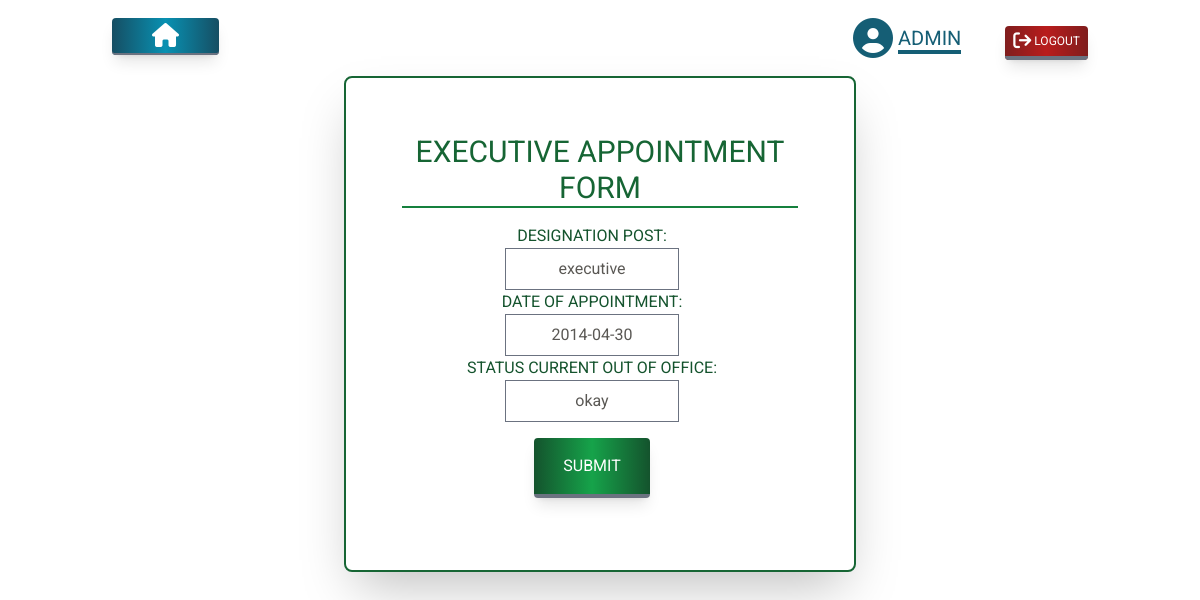
Page /updateexecapp/1/ (signed in) on the committed database.
### staff/models.py (models this page shows, shortened)
class ExecutiveAppointment(models.Model):
    emp = models.ForeignKey(User, null=True, on_delete=models.CASCADE)
    designation_post = models.CharField(null=True,max_length=300,blank=True)
    date_of_appointment = models.DateField(null=True,blank=True)
    status_current_out_of_office = models.CharField(null=True,max_length=300,blank=True)
    timestamp = models.DateTimeField('date added', auto_now_add=True)

### ems/decorators.py (the view)
        def wrapper_func(request, *args, **kwargs):
            group = None
            if request.user.groups.exists():
                group = request.user.groups.all()[0].name
            if group in allowed_roles:
                return view_func(request, *args, **kwargs)
            else:
                return HttpResponseRedirect(reverse('ems:auth'))

### staff/forms.py
class ExecutiveAppForm(forms.ModelForm):
    class Meta:
        model = ExecutiveAppointment
        fields = '__all__'
        exclude = ['emp']

### staff/views.py (called while the page is built, shortened)
@login_required(login_url='login')
@allowed_users(allowed_roles=['admin'])
def updateExecApp(request, pk):
    execapp=ExecutiveAppointment.objects.get(id=pk)
    formset = ExecutiveAppForm(instance=execapp)
    context = {'formset':formset, 'execapp':execapp}
    return render(request, 'staff/execapp.html', context)

### staff/templates/staff/execapp.html (shortened to what this page needs)
{%extends "base.html" %}
{% block main %}
<div class="border-2 border-green-800 w-1/2 mx-auto mt-1 md:p-14 bg-white shadow-2xl overflow-hidden sm:rounded-lg backdrop-blur-sm">
    <section class=" text-center border-b-2 border-green-700">
        <p class="text-green-800 uppercase   text-3xl">executive appointment form</p>
    </section>
    <div class="flex flex-col justify-center">
    <form action="" method="POST" class="uppercase  text-green-900">
        <div class="p-4 mr-4">
                <div class="mb-4 flex flex-col items-center">
                {{formset}}
            </div>
                <div>
                <button type="submit" class="py-4 focus:opacity-10 uppercase border-b-4 border-gray-500 focus:border-green-600 bg-gradient-to-r from-green-900 via-green-600 to-green-900 text-white   rounded shadow-lg hover:shadow-xl text-center w-1/3">
                    submit
                </button>
            </div>
    </form>
    </div>
</div>
{% endblock %}

### theme/templates/base.html (shortened to what this page needs)
{% load static tailwind_tags %}
{% load widget_tweaks %}
<!DOCTYPE html>
<html lang="en">
	<head>
		<link rel="stylesheet" href="{% static 'fontawesomefree/css/fontawesome.css' %}" typpe='text/css'>
		<link rel="stylesheet" href="{% static 'fontawesomefree/css/solid.css' %}" typpe='text/css'>
		{% tailwind_css %}
	</head>
	<body class="bg-white leading-normal poppins tracking-normal">
		<div class="container mx-auto">
			<section class="items-center justify-center h-screen">
				<header>
					<nav class="flex justify-between m-4 p-2">
						<div class="flex">
						{% if request.user.is_authenticated and request.user.is_superuser %}
						{% if request.path == '/' %}
						{%else%}
						  <div class="text-center">
							<a href="{% url 'ems:home' %}" class=" mb-2 focus:opacity-10 border-b-2 border-gray-500 focus:border-green-600
							bg-gradient-to-l from-cyan-900 via-cyan-600 to-cyan-900 text-white px-10 p-2 rounded shadow-lg hover:shadow-xl
							text-center w-full"><i class="fa-solid fa-house fa-xl"></i></a>
						</div>
						{%endif%}
						</div>
							<p>
						<span class=" text-cyan-800 text-xl uppercase  px-10 py-4">
						<a href="{% url 'ems:user' %}"><i class="fa-solid fa-circle-user fa-2xl"></i>
							 <span class="border-b-4 border-cyan-800 text-md"> {{request.user}}</span></span></a>
						<a class="mb-2 focus:opacity-10 border-b-4 border-gray-500 focus:border-green-600 bg-gradient-to-l from-red-900 via-red-700 to-red-900 text-white
						p-2 rounded shadow-lg hover:shadow-xl text-center text-xs w-full" href="{% url 'ems:logout' %}">
						&nbsp;LOGOUT</a>
					</p>
						{% endif %}
					</nav>
				</header>
				{% block main %}{% endblock %}
			</section>
		</div>
	</body>
</html>

### rows in the picture
ExecutiveAppointment: designation_post "executive", date_of_appointment "2014-04-30", status_current_out_of_office "okay"

### other values in the picture
{{ request.user }} "ADMIN"
